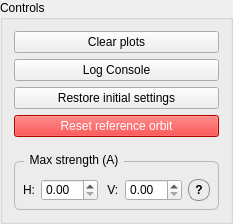
                 <widget class="QGroupBox" name="correction_controls_group">
                  <property name="styleSheet">
                   <string notr="true">QGroupBox#correction_controls_group {
    border: 1px solid palette(mid);
    border-radius: 6px;
    margin-top: 8px;
    padding-top: 6px;
}
QGroupBox#correction_controls_group::title {
    subcontrol-origin: margin;
    left: 10px;
    padding: 0 4px 0 4px;
}</string>
                  </property>
                  <property name="title">
                   <string>Controls</string>
                  </property>
                  <layout class="QVBoxLayout" name="controls_column_layout">
                   <item>
                    <widget class="QPushButton" name="clear_graphs_button">
                     <property name="text">
                      <string>Clear plots</string>
                     </property>
                    </widget>
                   </item>
                   <item>
                    <widget class="QPushButton" name="pushButton_log">
                     <property name="text">
                      <string>Log Console</string>
                     </property>
                    </widget>
                   </item>
                   <item>
                    <widget class="QPushButton" name="restore_initial_settings">
                     <property name="text">
                      <string>Restore initial settings</string>
                     </property>
                    </widget>
                   </item>
                   <item>
                    <widget class="QPushButton" name="pushButton_reset_ref_orbit">
                     <property name="styleSheet">
                      <string notr="true">background-color: red; color: white;</string>
                     </property>
                     <property name="text">
                      <string>Reset reference orbit</string>
                     </property>
                    </widget>
                   </item>
                   <item>
                    <spacer name="controls_gap_before_current_group">
                     <property name="orientation">
                      <enum>Qt::Vertical</enum>
                     </property>
                     <property name="sizeType">
                      <enum>QSizePolicy::Fixed</enum>
                     </property>
                     <property name="sizeHint" stdset="0">
                      <size>
                       <width>20</width>
                       <height>10</height>
                      </size>
                     </property>
                    </spacer>
                   </item>
                   <item>
                    <widget class="QGroupBox" name="current_groupbox_right">
                     <property name="styleSheet">
                      <string notr="true">QGroupBox#current_groupbox_right {
    border: 1px solid palette(mid);
    border-radius: 6px;
    margin-top: 8px;
    padding-top: 6px;
}
QGroupBox#current_groupbox_right::title {
    subcontrol-origin: margin;
    left: 10px;
    padding: 0 4px 0 4px;
}</string>
                     </property>
                     <property name="title">
                      <string>Max strength (A)</string>
                     </property>
                     <layout class="QVBoxLayout" name="current_groupbox_layout">
                      <property name="spacing">
                       <number>6</number>
                      </property>
                      <property name="leftMargin">
                       <number>6</number>
                      </property>
                      <property name="topMargin">
                       <number>6</number>
                      </property>
                      <property name="rightMargin">
                       <number>6</number>
                      </property>
                      <property name="bottomMargin">
                       <number>6</number>
                      </property>
                      <item>
                       <layout class="QHBoxLayout" name="current_layout">
                        <item>
                         <widget class="QLabel" name="horizontal_current_label">
                          <property name="text">
                           <string>H:</string>
                          </property>
                         </widget>
                        </item>
                        <item>
                         <widget class="QDoubleSpinBox" name="max_horizontal_current_spinbox">
                          <property name="singleStep">
                           <double>0.010000000000000</double>
                          </property>
                         </widget>
                        </item>
                        <item>
                         <widget class="QLabel" name="vertical_current_label">
                          <property name="text">
                           <string> V:</string>
                          </property>
                         </widget>
                        </item>
                        <item>
                         <widget class="QDoubleSpinBox" name="max_vertical_current_spinbox">
                          <property name="singleStep">
                           <double>0.010000000000000</double>
                          </property>
                         </widget>
                        </item>
                        <item>
                         <widget class="QToolButton" name="max_strength_tooltip">
                          <property name="toolTip">
                           <string>&lt;html&gt;&lt;head/&gt;&lt;body&gt;&lt;p&gt;Maximum allowed corrector strength during correction. &lt;/p&gt;&lt;p&gt;&lt;br/&gt;&lt;/p&gt;&lt;p&gt;Computed corrections are clipped to these limits.&lt;/p&gt;&lt;/body&gt;&lt;/html&gt;</string>
                          </property>
                          <property name="styleSheet">
                           <string notr="true">QToolButton#max_strength_tooltip {
    border: 1px solid #888;
    border-radius: 10px;
    min-width: 20px;
    max-width: 20px;
    min-height: 20px;
    max-height: 20px;
    padding: 0px;
    font-weight: bold;
}
QToolButton#max_strength_tooltip:hover {
    background-color: rgba(128, 128, 128, 60);
}</string>
                          </property>
                          <property name="text">
                           <string>?</string>
                          </property>
                         </widget>
                        </item>
                       </layout>
                      </item>
                     </layout>
                    </widget>
                   </item>
                  </layout>
                 </widget>
